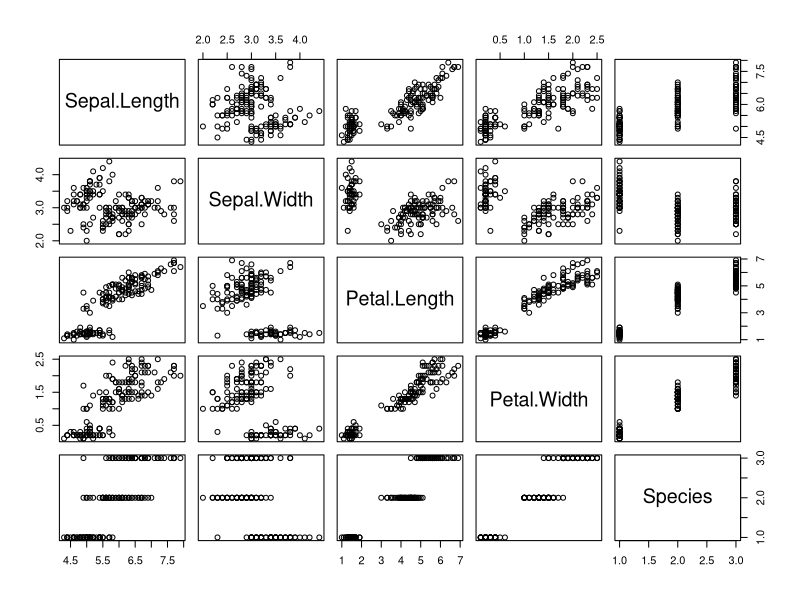
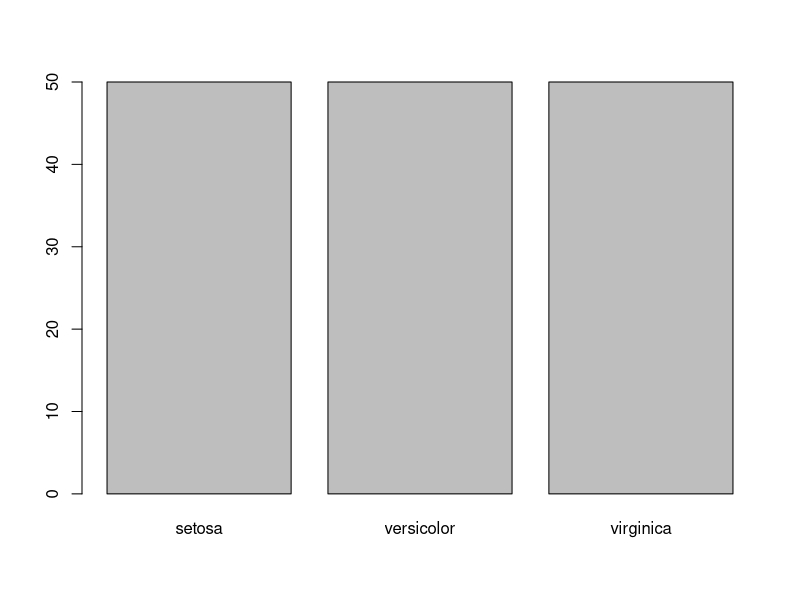
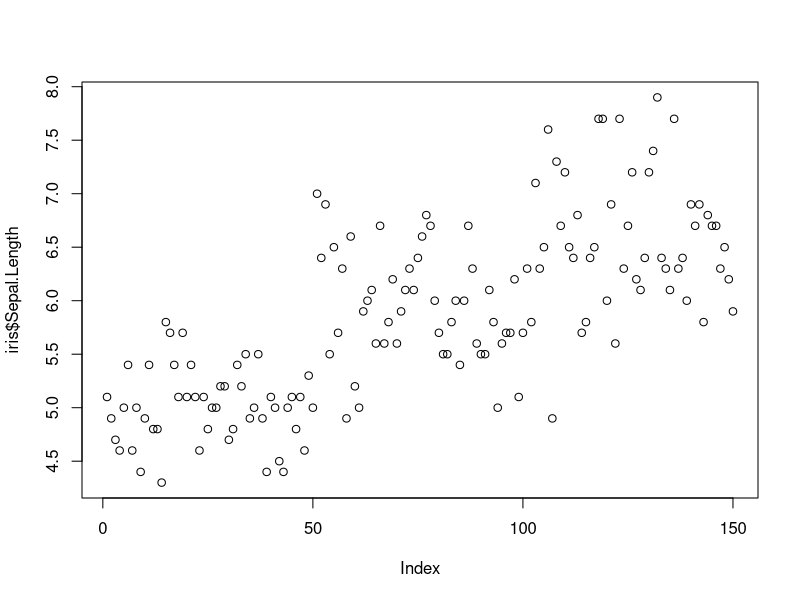
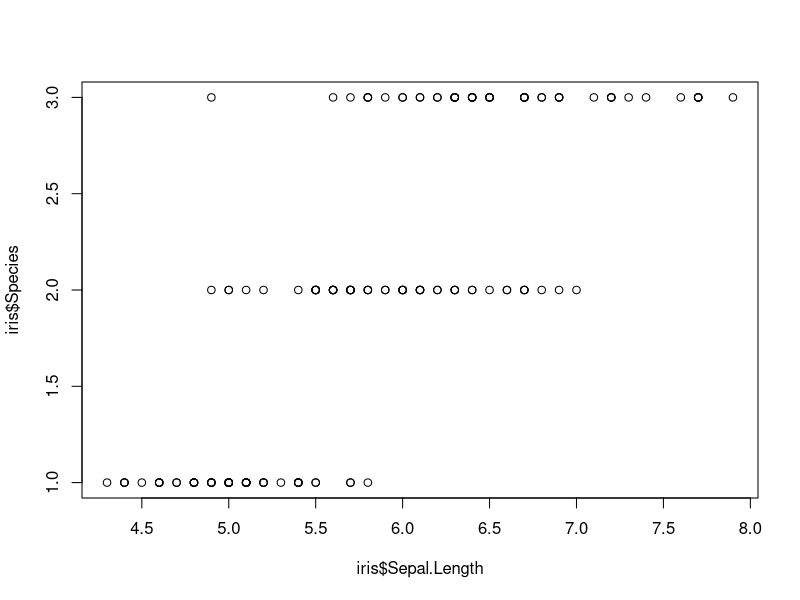
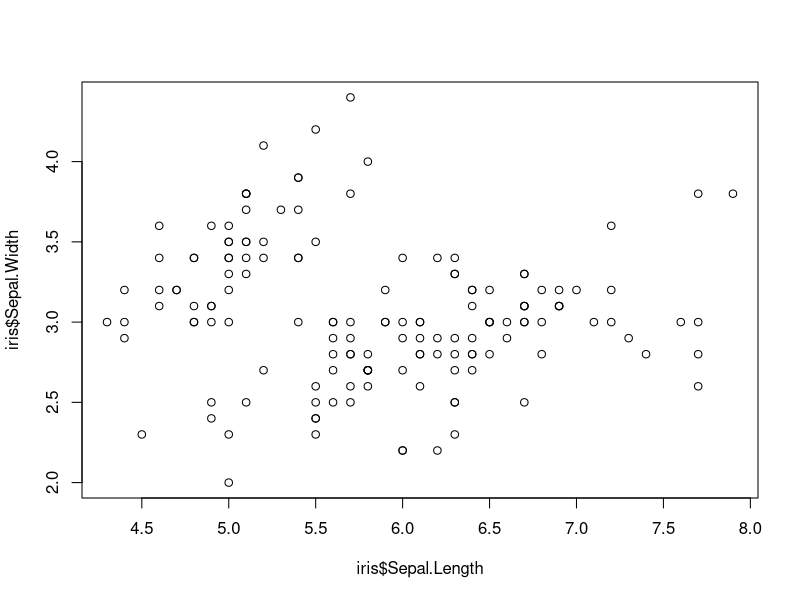
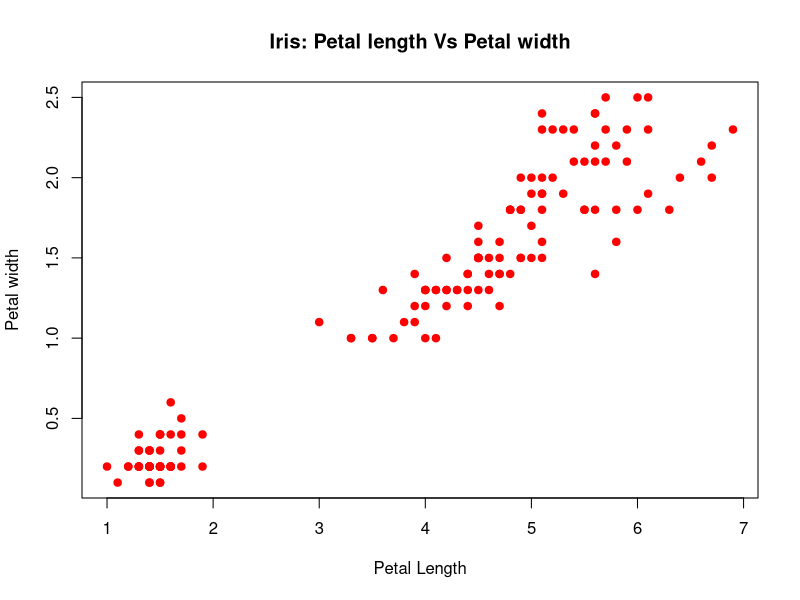
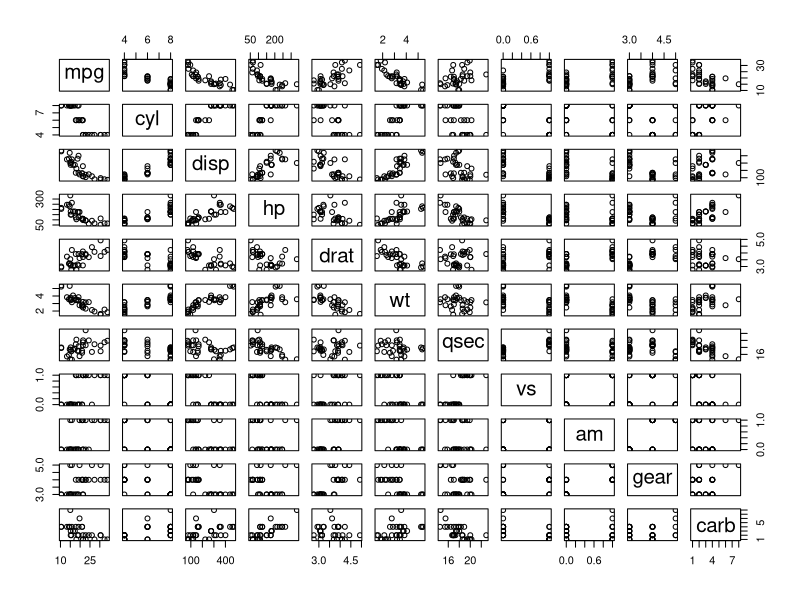
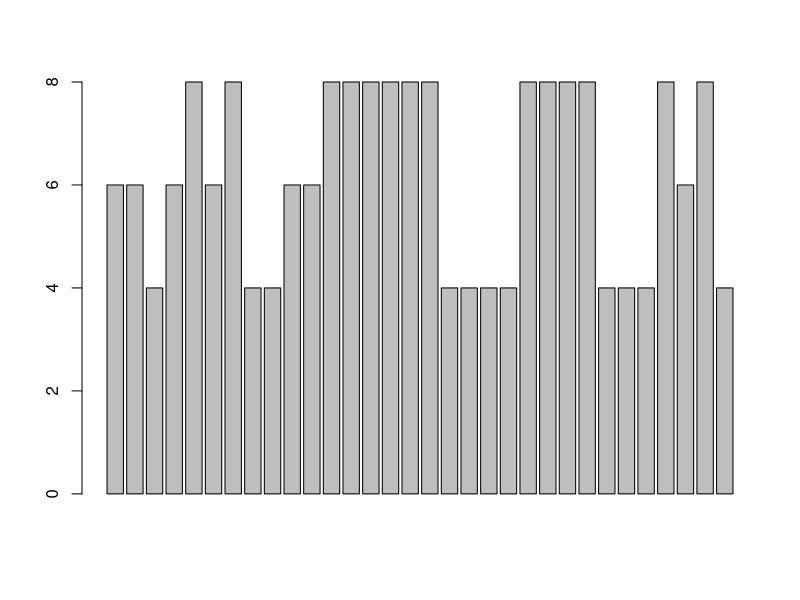

Source code (R) for these figures, in order: (Note: this script raises an error after producing the figures.)
library(datasets) # load inbuilt datasets

#summary 
head(iris) # shows the first six lines of iris
plot(iris) # plot a scatter plot matrix
plot(iris$Species) # plotting categorical variables
plot(iris$Sepal.Length) # this is a plot of a quantitative variable
plot(iris$Sepal.Length, iris$Species)
# We always use $ sign when we want to extract out aparticular dataset

#Quantitative and Categorical 
plot(iris$Sepal.Length, iris$Sepal.Width)
#plot with options 
plot(iris$Petal.Length, iris$Petal.Width,
     col= "red",
     pch = 19,
     main = "Iris: Petal length Vs Petal width",
     xlab = "Petal Length",
     ylab = "Petal width") 

# Import another dataset
library(datasets)
head(mtcars)
plot(mtcars)

barplot(mtcars$cyl)

cylinders <- table(mtcars$cyl) # creating a table

barplot(cylinders) # bar chart
plot(cylinders)

#BASIC HISTOGRAM
library(datasets)

hist(iris$Sepal.Length)
hist(iris$Sepal.Width)
hist(iris$Petal.Length)
hist(iris$Petal.Width)
?par
par(mfrow = c(3,1))
hist(iris$Petal.Width[iris$Species == "Setesa"], 
     xlim = c(0,3),
     breaks = 9,
     main =  "Petal width for Setasa",
     xlab = " ",
     col = "red"
     )

hist(iris$Petal.Width[iris$Species == "Virginica"], 
     xlim = c(0,3),
     breaks = 9,
     main =  "Petal width for virginica",
     xlab = " ",
     col = "yellow"
)


hist(iris$Petal.Width[iris$Species == "Versicolor"], 
     xlim = c(0,3),
     breaks = 9,
     main =  "Petal width for Versicolor",
     xlab = " ",
     col = "purple"
)

# SCATTER PLOTS: They are  used fir visualization  if there is  
# association between two quantative variables. ie linear association,
# consistency spread, outliers

library(datasets)

hist(mtcars$wt)
hist(mtcars$mpg)

plot(mtcars$wt, mtcars$mpg)
# add some plotting
plot(mtcars$wt, mtcars$mpg,
     pch = 19,
     cex = 1.5,
     col = "purple",
     main = "MPG as a Function of weight of cars",
     xlab = "Weight (in 1000 pounds)",
     ylab = "MPG"
     )











